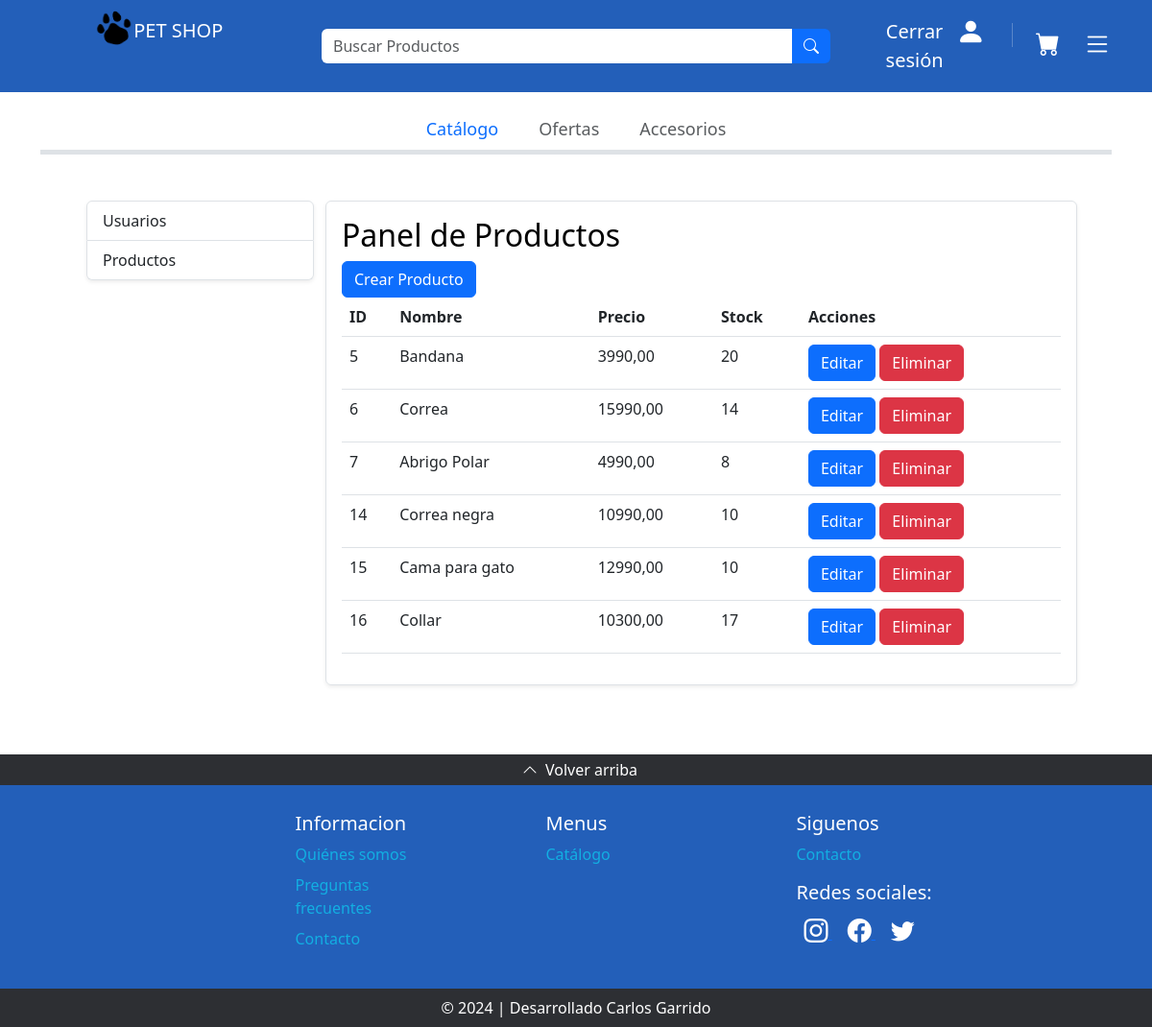
The page /product_panel/ (signed in) on the database its author committed.
### core/models.py (models this page shows, shortened)
class Product(models.Model):
    nombre = models.CharField(max_length=100)
    descripcion = models.TextField()
    precio = models.DecimalField(max_digits=8, decimal_places=2)  # Cambiar a decimal_places=2
    imagen1 = models.ImageField(upload_to='product_images/', default='default_image.png')
    imagen2 = models.ImageField(upload_to='product_images/', default='default_image.png')
    stock = models.PositiveIntegerField(default=0)

### core/views.py (the view)
# urls.py: path('product_panel/', views.product_panel, name='product_panel'),
@login_required
@user_passes_test(lambda u: u.is_staff)
def product_panel(request):
    products = Product.objects.all()
    form = ProductForm()
    if request.method == 'POST':
        form = ProductForm(request.POST)
        if form.is_valid():
            form.save()
            return redirect('product_panel')
    context = {
        'product_list': products,
        'form': form
    }
    return render(request, 'product_panel.html', context)

### core/forms.py
class ProductForm(forms.ModelForm):
    class Meta:
        model = Product
        fields = '__all__'

### core/templates/product_panel.html
{% extends 'admin_panel.html' %}
{% block admin_content %}
{% load static %}
    <h2>Panel de Productos</h2>
    <a href="{% url 'create_product' %}" class="btn btn-primary">Crear Producto</a>
    <table class="table">
        <thead>
            <tr>
                <th>ID</th>
                <th>Nombre</th>
                <th>Precio</th>
                <th>Stock</th>
                <th>Acciones</th>
            </tr>
        </thead>
        <tbody>
            {% for product in product_list %}
                <tr>
                    <td>{{ product.id }}</td>
                    <td>{{ product.nombre }}</td>
                    <td>{{ product.precio }}</td>
                    <td>{{ product.stock }}</td>
                    <td>
                        {% if product.id %}
                        <a href="{% url 'edit_product' product_id=product.id %}" class="btn btn-primary">Editar</a>
                        {% endif %}
                        <a href="{% url 'delete_product' product.id %}" class="btn btn-danger">Eliminar</a>
                    </td>
                </tr>
            {% endfor %}
        </tbody>
    </table>
{% endblock %}

### rows shown on the page
Product: id "5", nombre "Bandana", precio "3990,00", stock "20", shows "Editar"
Product: id "6", nombre "Correa", precio "15990,00", stock "14", shows "Editar"
Product: id "7", nombre "Abrigo Polar", precio "4990,00", stock "8", shows "Editar"
Product: id "14", nombre "Correa negra", precio "10990,00", stock "10", shows "Editar"
Product: id "15", nombre "Cama para gato", precio "12990,00", stock "10", shows "Editar"
Product: id "16", nombre "Collar", precio "10300,00", stock "17", shows "Editar"
